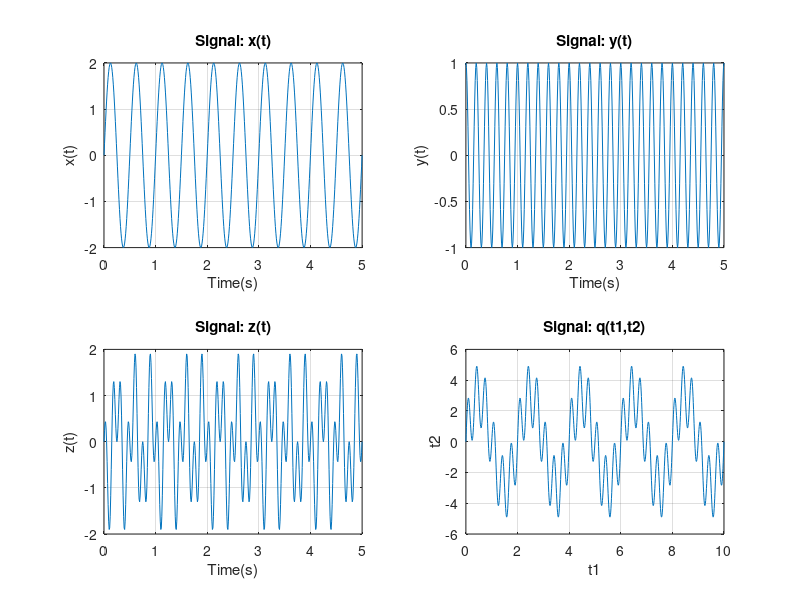
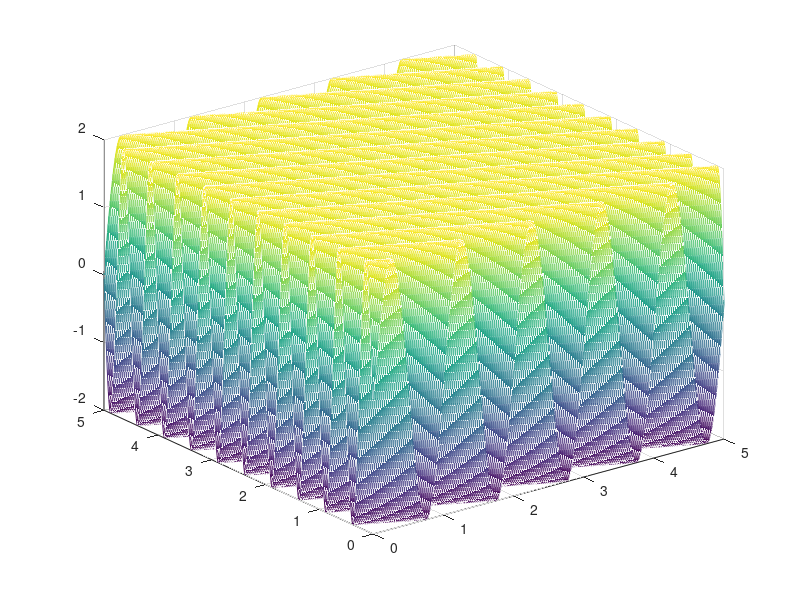

These figures' MATLAB source, in order:
%% a) 

Ta = 0.01;

t = [0 : Ta : 5];      % de 0 a 5 em intervalos de 0.01 segundos (Ta) 
x = 2*sin(4*pi*t);
subplot(2,2,1);
figure(1);
plot(t,x);
xlabel('Time(s)');
ylabel('x(t)');
title('Signal: x(t)');
grid;

%% b) 

t = [0 : Ta : 5];
y = cos(10*pi*t);
subplot(2,2,2);
plot(t,y);
xlabel('Time(s)');
ylabel('y(t)');
title('Signal: y(t)');
grid;

%% c)

t = [0 : Ta : 5];
z = x.*y;
subplot(2,2,3);
plot(t,z);
xlabel('Time(s)');
ylabel('z(t)');
title('Signal: z(t)');
grid;


%% d)

tt = [0 : Ta : 10];
w = 3*sin(pi*tt)+2*sin(6*pi*tt);
subplot(2,2,4);
plot(tt,w);
xlabel('Time(s)');
ylabel('w(t)');
title('Signal: w(t)');
grid;


%% e)

t1 = [0 : Ta : 5];
t2 = [0 : Ta : 5];
q = zeros(length(t1),length(t2));
for n=1: length(t2)
    q(:,n)=2*sin(2*pi*(2*t1+t2(n)));
end
xlabel('t1');
ylabel('t2');
zlabel('q(t1,t2)');
title('Signal: q(t1,t2)');
figure(2);
mesh(t1,t2,q);
